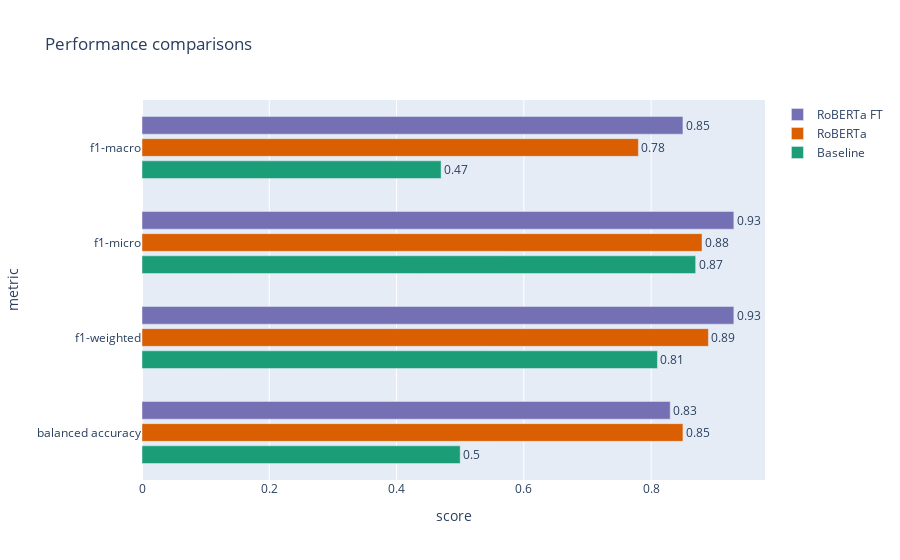

The notebook cell this image was saved under:
### Code cell
fig = go.Figure(data=[
    go.Bar(name="Baseline", y=metrics.index, x=metrics["Baseline"],
           marker_color = "rgb(27,158,119)", orientation = "h", text = metrics["Baseline"],
           textposition = "outside"),
    go.Bar(name="RoBERTa", y=metrics.index, x=metrics["RoBERTa"],
           marker_color = "rgb(217,95,2)", orientation = "h", text = metrics["RoBERTa"], textposition = "outside"),
    go.Bar(name="RoBERTa FT", y=metrics.index, x=metrics["RoBERTa FT"],
           marker_color = "rgb(117,112,179)", orientation = "h", text = metrics["RoBERTa FT"], textposition = "outside")
])
fig.update_layout(title='Performance comparisons',
                   xaxis_title='score',
                   yaxis_title='metric',
                   barmode = "group",
                   bargap = 0.3,
                   bargroupgap = 0.2,
                   legend = {"traceorder": "reversed"},
                   uniformtext_minsize = 50)

# Change the bar mode
#fig.update_layout(barmode='group')
fig.show()

### Figure 1 — Plotly figure (JSON) as saved in the notebook; plotly's stock layout.template omitted (floating-point values rounded to 4 significant figures)
{"data": [{"marker": {"color": "rgb(27,158,119)"}, "name": "Baseline", "orientation": "h", "text": [0.5, 0.81, 0.87, 0.47], "textposition": "outside", "type": "bar", "x": [0.5, 0.81, 0.87, 0.47], "y": ["balanced accuracy", "f1-weighted", "f1-micro", "f1-macro"]}, {"marker": {"color": "rgb(217,95,2)"}, "name": "RoBERTa", "orientation": "h", "text": [0.85, 0.89, 0.88, 0.78], "textposition": "outside", "type": "bar", "x": [0.85, 0.89, 0.88, 0.78], "y": ["balanced accuracy", "f1-weighted", "f1-micro", "f1-macro"]}, {"marker": {"color": "rgb(117,112,179)"}, "name": "RoBERTa FT", "orientation": "h", "text": [0.83, 0.93, 0.93, 0.85], "textposition": "outside", "type": "bar", "x": [0.83, 0.93, 0.93, 0.85], "y": ["balanced accuracy", "f1-weighted", "f1-micro", "f1-macro"]}], "layout": {"bargap": 0.3, "bargroupgap": 0.2, "barmode": "group", "legend": {"traceorder": "reversed"}, "title": {"text": "Performance comparisons"}, "uniformtext": {"minsize": 50}, "xaxis": {"title": {"text": "score"}}, "yaxis": {"title": {"text": "metric"}}}}
